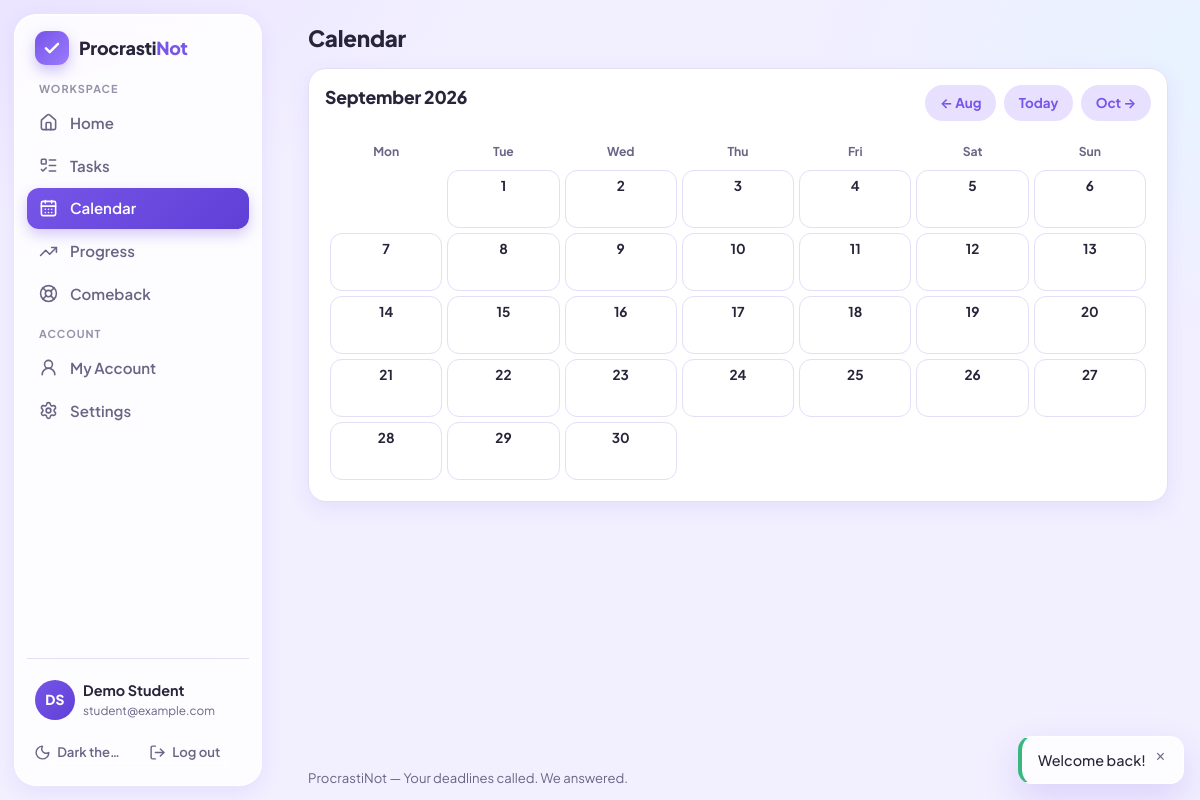
The page /calendar.php?y=2026&m=9 (signed in) on the database its author committed.
### tables this page shows
CREATE TABLE users (
  id                  INT UNSIGNED NOT NULL AUTO_INCREMENT,
  name                VARCHAR(100) NOT NULL,
  email               VARCHAR(255) NOT NULL,
  password_hash       VARCHAR(255) NOT NULL,
  greeting            VARCHAR(150) DEFAULT NULL,
  course              VARCHAR(120) DEFAULT NULL
                        COMMENT 'Optional: course or programme the student is in',
  year_level          VARCHAR(40) DEFAULT NULL
                        COMMENT 'Optional: free-text year level, e.g. "Year 2"',
  daily_study_minutes INT UNSIGNED DEFAULT NULL
                        COMMENT 'Self-reported study time per day, used by the priority engine',
  weekly_goal         SMALLINT UNSIGNED NOT NULL DEFAULT 5
                        COMMENT 'Target number of tasks to complete each week',
  xp_enabled          TINYINT(1) NOT NULL DEFAULT 1
                        COMMENT 'Students may switch gamification off entirely',
  created_at          DATETIME NOT NULL DEFAULT CURRENT_TIMESTAMP,
  updated_at          DATETIME NOT NULL DEFAULT CURRENT_TIMESTAMP ON UPDATE CURRENT_TIMESTAMP,
  PRIMARY KEY (id),
  UNIQUE KEY uq_users_email (email)
);

### includes/layout.php (called while the page is built, shortened)
<?php
function primary_nav_items(string $current): array
{
    $items = [
        ['id' => 'dashboard', 'label' => 'Home',      'icon' => 'home',            'href' => 'dashboard.php'],
        ['id' => 'tasks',     'label' => 'Tasks',     'icon' => 'list-todo',       'href' => 'tasks.php'],
        ['id' => 'calendar',  'label' => 'Calendar',  'icon' => 'calendar-days',   'href' => 'calendar.php'],
        ['id' => 'reports',   'label' => 'Progress',  'icon' => 'trending-up',     'href' => 'reports.php'],
        ['id' => 'comeback',  'label' => 'Comeback',  'icon' => 'life-buoy',       'href' => 'comeback.php'],
    ];
    return $items;
}
function account_nav_items(string $current): array
{
    $items = [
        ['id' => 'account',  'label' => 'My Account', 'icon' => 'user-round', 'href' => 'account.php'],
        ['id' => 'settings', 'label' => 'Settings',   'icon' => 'settings',   'href' => 'settings.php'],
    ];
    return $items;
}
function nav_groups(string $current): array
{
    return [
        ['label' => 'Workspace', 'items' => primary_nav_items($current)],
        ['label' => 'Account',   'items' => account_nav_items($current)],
    ];
}

### config/database.php (called while the page is built, shortened)
<?php
function db(): PDO
{
    static $pdo = null;
    if ($pdo instanceof PDO) {
        return $pdo;
    }
    $dsn = 'mysql:host=' . DB_HOST . ';dbname=' . DB_NAME . ';charset=utf8mb4';
    try {
        $pdo = new PDO($dsn, DB_USER, DB_PASS, [
            PDO::ATTR_ERRMODE            => PDO::ERRMODE_EXCEPTION,
            PDO::ATTR_DEFAULT_FETCH_MODE => PDO::FETCH_ASSOC,
            PDO::ATTR_EMULATE_PREPARES   => false,
        ]);
    } catch (PDOException $ex) {
        error_log('Database connection failed: ' . $ex->getMessage());
        http_response_code(500);
        echo '<!DOCTYPE html><html lang="en"><head><meta charset="utf-8">'
            . '<title>ProcrastiNot - Database error</title></head><body>'
            . '<h1>Database connection failed</h1>'
            . '<p>ProcrastiNot could not connect to MySQL. Make sure MySQL is '
            . 'running in the XAMPP Control Panel and that you imported '
            . '<code>database.sql</code> through phpMyAdmin. '
            . 'See the <em>Troubleshooting</em> section of the README.</p>'
            . '</body></html>';
        exit;
    }
    return $pdo;
}

### includes/auth.php (called while the page is built, shortened)
<?php
require_once __DIR__ . '/functions.php';
require_once dirname(__DIR__) . '/config/database.php';
function current_user(): ?array
{
    $stmt = db()->prepare(
        'SELECT id, name, email, greeting, course, year_level, created_at,
                daily_study_minutes, weekly_goal, xp_enabled
         FROM users WHERE id = ? LIMIT 1'
    );
    $stmt->execute([$_SESSION['user_id']]);
    $user = $stmt->fetch() ?: null;
    return $user;
}
function require_login(): array
{
    $user = current_user();
    return $user;
}

### includes/functions.php (the view, shortened to what this page needs)
<?php
function brand_wordmark(string $size = 'md'): string
{
    $class = 'brand' . ($size === 'lg' ? ' brand-lg' : '');
    return '<span class="' . $class . '">'
        . '<span class="brand-mark" aria-hidden="true">'
        . '<svg viewBox="0 0 24 24" fill="none" stroke="currentColor" stroke-width="3.4"'
        . ' stroke-linecap="round" stroke-linejoin="round"><path d="M4 12.5l5 5L20 6.5"/></svg>'
        . '</span>'
        . '<span class="brand-text">Procrasti<span class="brand-accent">Not</span></span>'
        . '</span>';
}
function e(?string $value): string
{
    return htmlspecialchars((string) $value, ENT_QUOTES, 'UTF-8');
}
function user_initials(?string $name): string
{
    $name = trim((string) $name);
    $parts = preg_split('/\s+/', $name) ?: [];
    $first = mb_substr($parts[0] ?? '', 0, 1);
    $last  = count($parts) > 1 ? mb_substr((string) end($parts), 0, 1) : '';
    $initials = mb_strtoupper($first . $last);
    return $initials !== '' ? $initials : '?';
}
function user_avatar(?array $user, string $size = 'sm'): string
{
    $name = is_array($user) ? ($user['name'] ?? '') : '';
    $class = 'avatar avatar-' . preg_replace('/[^a-z]/', '', $size);
    return '<span class="' . $class . '" aria-hidden="true">'
        . e(user_initials((string) $name)) . '</span>';
}

### includes/header.php (shortened to what this page needs)
<?php
require_once __DIR__ . '/layout.php';
?>
<!DOCTYPE html>
<html lang="en">
<head>
<link rel="stylesheet" href="assets/css/style.css">
</head>
<body class="app-body" data-page="<?= e($currentPage) ?>">
<div class="app-shell">
  <aside class="sidebar" id="sidebar" aria-label="Main navigation">
    <div class="sidebar-brand"><?= brand_wordmark() ?></div>
    <nav class="sidebar-nav" aria-label="Workspace">
      <?php foreach (nav_groups($currentPage) as $group): ?>
      <p class="sidebar-group-label"><?= e($group['label']) ?></p>
      <ul>
        <?php foreach ($group['items'] as $item): ?>
        <li>
          <a href="<?= e($item['href']) ?>" class="sidebar-link<?= $item['active'] ? ' is-active' : '' ?>"
             title="<?= e($item['label']) ?>"
             <?= $item['active'] ? 'aria-current="page"' : '' ?>>
            <span data-lucide="<?= e($item['icon']) ?>" aria-hidden="true"></span>
            <span class="sidebar-link-label"><?= e($item['label']) ?></span>
          </a>
        </li>
        <?php endforeach; ?>
      </ul>
      <?php endforeach; ?>
    </nav>
    <div class="sidebar-account">
      <a class="sidebar-user" href="account.php">
        <?= user_avatar($user, 'md') ?>
        <span class="sidebar-user-text">
          <span class="sidebar-user-name"><?= e($user['name']) ?></span>
          <span class="sidebar-user-email"><?= e($user['email']) ?></span>
        </span>
      </a>
      <div class="sidebar-account-actions">
        <button class="sidebar-icon-btn" type="button" data-theme-toggle aria-label="Switch to dark theme" title="Switch theme">
          <span data-lucide="moon" aria-hidden="true"></span>
          <span class="sidebar-link-label" data-theme-label>Theme</span>
        </button>
        <a class="sidebar-icon-btn" href="logout.php" title="Log out">
          <span data-lucide="log-out" aria-hidden="true"></span>
          <span class="sidebar-link-label">Log out</span>
        </a>
      </div>
    </div>
  </aside>
  <div class="main-wrap">
    <header class="topbar">
      <h1 class="topbar-title"><?= e($pageTitle) ?></h1>
    </header>
    <main class="main" id="main-content">

### rows shown on the page
users: name "DS", name "Demo Student", email "student@example.com"

### other values the page prints
$group['label'] "WORKSPACE"
$item['label'] "Home"
$item['label'] "Tasks"
$item['label'] "Calendar"
$item['label'] "Progress"
$item['label'] "Comeback"
$group['label'] "ACCOUNT"
$item['label'] "My Account"
$item['label'] "Settings"
$pageTitle "Calendar"
$monthName "September 2026"
$prev->format('M') "Aug"
$next->format('M') "Oct"
app_name() "ProcrastiNot"
app_tagline() "Your deadlines called. We answered."
